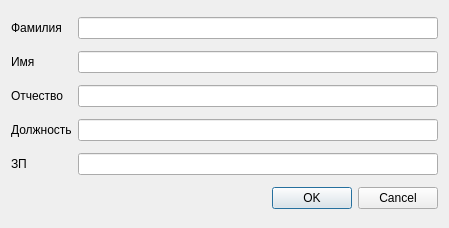
<?xml version="1.0" encoding="UTF-8"?>
<ui version="4.0">
 <class>EmployeeEditor</class>
 <widget class="QDialog" name="EmployeeEditor">
  <property name="geometry">
   <rect>
    <x>0</x>
    <y>0</y>
    <width>449</width>
    <height>228</height>
   </rect>
  </property>
  <property name="minimumSize">
   <size>
    <width>449</width>
    <height>0</height>
   </size>
  </property>
  <property name="windowTitle">
   <string>Сотрудник</string>
  </property>
  <property name="sizeGripEnabled">
   <bool>false</bool>
  </property>
  <property name="modal">
   <bool>false</bool>
  </property>
  <layout class="QGridLayout" name="gridLayout">
   <item row="2" column="1">
    <widget class="QLineEdit" name="_lineName"/>
   </item>
   <item row="5" column="1">
    <widget class="QLineEdit" name="_lineFunction"/>
   </item>
   <item row="6" column="1">
    <widget class="QLineEdit" name="_lineSalary"/>
   </item>
   <item row="1" column="0">
    <widget class="QLabel" name="_lSurname">
     <property name="text">
      <string>Фамилия</string>
     </property>
    </widget>
   </item>
   <item row="2" column="0">
    <widget class="QLabel" name="_lName">
     <property name="text">
      <string>Имя</string>
     </property>
    </widget>
   </item>
   <item row="4" column="0">
    <widget class="QLabel" name="_lMiddleName">
     <property name="text">
      <string>Отчество</string>
     </property>
    </widget>
   </item>
   <item row="6" column="0">
    <widget class="QLabel" name="_lSalary">
     <property name="text">
      <string>ЗП</string>
     </property>
    </widget>
   </item>
   <item row="4" column="1">
    <widget class="QLineEdit" name="_lineMiddleName"/>
   </item>
   <item row="5" column="0">
    <widget class="QLabel" name="_lFunction">
     <property name="text">
      <string>Должность</string>
     </property>
    </widget>
   </item>
   <item row="7" column="0" colspan="2">
    <widget class="QDialogButtonBox" name="buttonBox">
     <property name="orientation">
      <enum>Qt::Horizontal</enum>
     </property>
     <property name="standardButtons">
      <set>QDialogButtonBox::Cancel|QDialogButtonBox::Ok</set>
     </property>
     <property name="centerButtons">
      <bool>false</bool>
     </property>
    </widget>
   </item>
   <item row="1" column="1">
    <widget class="QLineEdit" name="_lineSurname">
     <property name="clearButtonEnabled">
      <bool>false</bool>
     </property>
    </widget>
   </item>
  </layout>
 </widget>
 <resources/>
 <connections>
  <connection>
   <sender>buttonBox</sender>
   <signal>accepted()</signal>
   <receiver>EmployeeEditor</receiver>
   <slot>accept()</slot>
   <hints>
    <hint type="sourcelabel">
     <x>380</x>
     <y>208</y>
    </hint>
    <hint type="destinationlabel">
     <x>478</x>
     <y>180</y>
    </hint>
   </hints>
  </connection>
  <connection>
   <sender>buttonBox</sender>
   <signal>rejected()</signal>
   <receiver>EmployeeEditor</receiver>
   <slot>reject()</slot>
   <hints>
    <hint type="sourcelabel">
     <x>270</x>
     <y>200</y>
    </hint>
    <hint type="destinationlabel">
     <x>272</x>
     <y>233</y>
    </hint>
   </hints>
  </connection>
 </connections>
 <slots>
  <slot>checkLines()</slot>
 </slots>
</ui>
